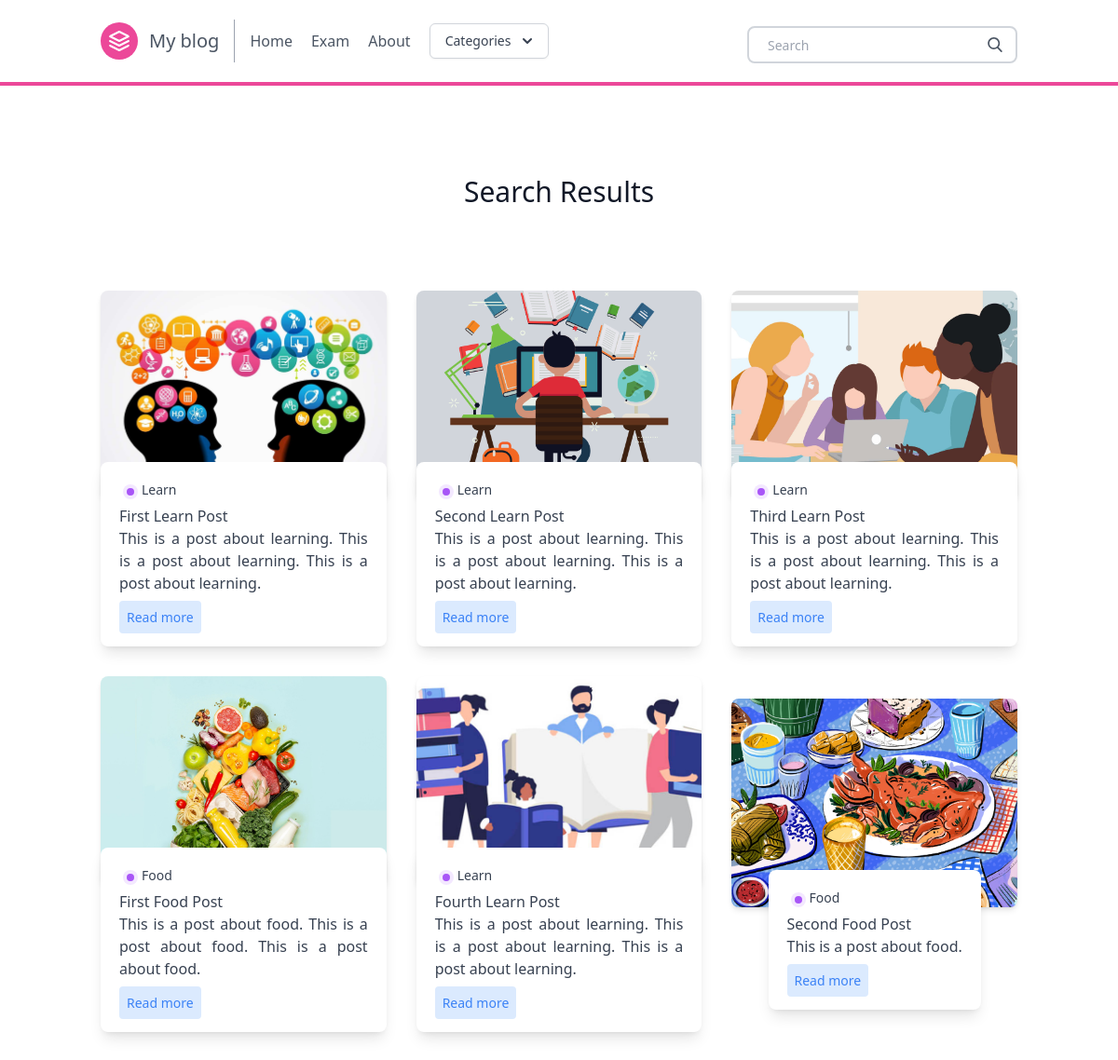
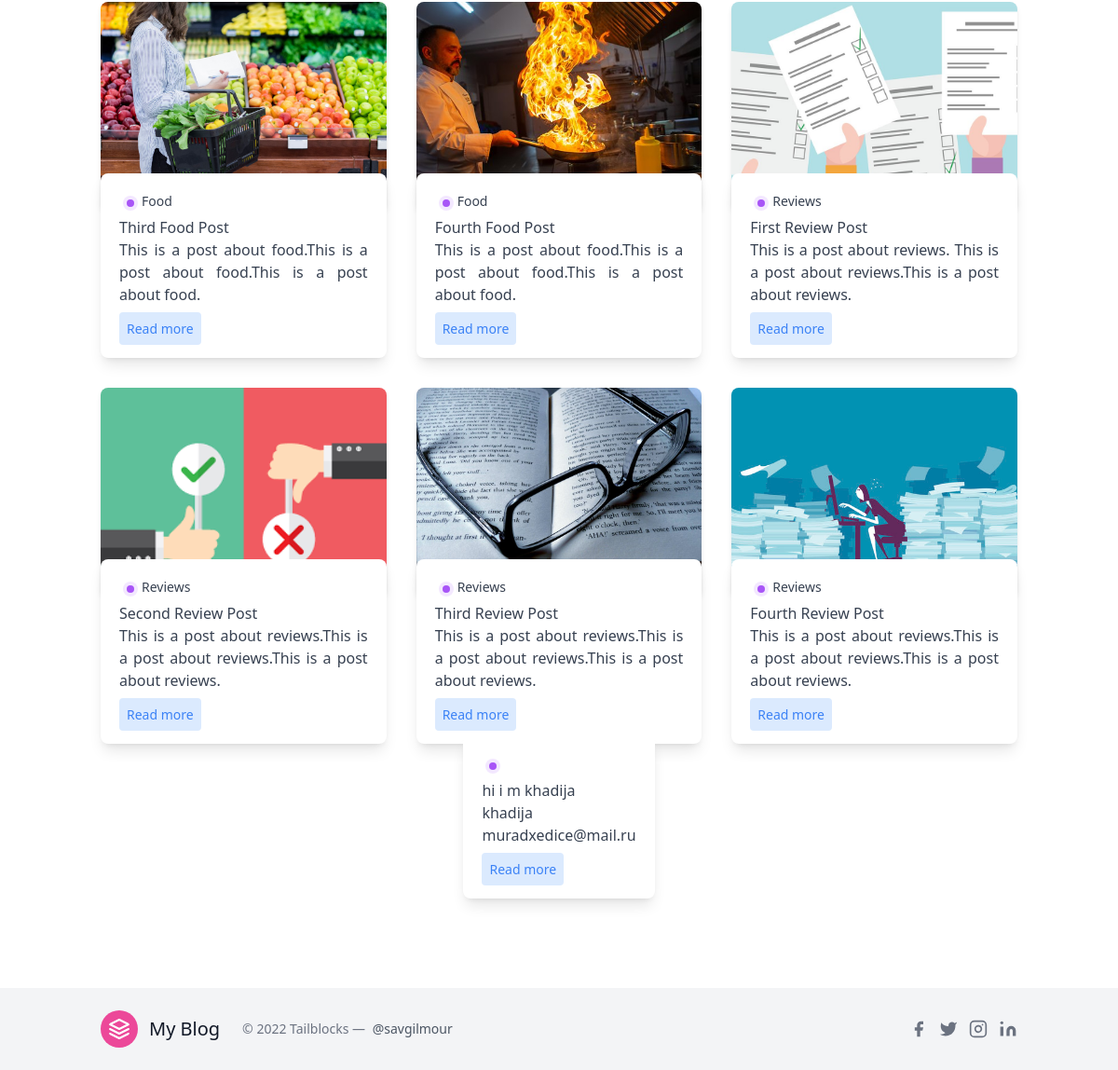
The app's page /search/ with its own data (2 pictures, top to bottom).
### posts/models.py (models this page shows, shortened)
class Post(models.Model):
    title = models.CharField(max_length=100)
    slug = models.SlugField()
    overview = models.TextField()
    timestamp = models.DateTimeField(auto_now_add=True)
    content = models.TextField()
    author = models.ForeignKey(Author, on_delete=models.CASCADE)
    thumbnail = models.ImageField()
    categories = models.ManyToManyField(Category)
    featured = models.BooleanField()
    views = models.IntegerField(default=0)

class Category(models.Model):
    title = models.CharField(max_length=20)
    subtitle = models.CharField(max_length=20)
    slug = models.SlugField()
    thumbnail = models.ImageField()

class Info(models.Model):
    email = models.EmailField()
    phone = models.BigIntegerField()
    about = models.TextField(max_length=200)
    name = models.CharField(max_length=50)
    profile_picture = models.ImageField()

### posts/views.py (the view, shortened to what this page needs)
# urls.py: path('search/', search, name = 'search'),
def search(request):
    queryset = Post.objects.all()
    query = request.GET.get('q')
    querysetinfo = Info.objects.all()
    querysetabout = Info.objects.all()
    context = {
        'object_list': queryset,
        'info_list': querysetinfo,
        'info_list': querysetabout,
    }
    return render(request, 'search_bar.html', context)

### posts/templatetags/markdown_extras.py (called while the page is built)
@register.simple_tag
def get_categories():
    return Category.objects.all()

### templates/search_bar.html
{% extends 'base.html' %}
{% block content %}
<section class="blog text-gray-700 body-font">
    <div class="container px-5 py-24 mx-auto">
      <div class="flex flex-wrap w-full mb-20 flex-col items-center text-center">
        <h1 class="sm:text-3xl text-2xl font-medium title-font mb-2 text-gray-900">
          Search Results</h1>
      </div>
      <div class="flex flex-wrap sm:-m-4 -mx-4 -mb-10 -mt-4">
        {% for obj in object_list %}
        <div class="p-4 md:w-1/3 md:mb-0 mb-6 flex flex-col justify-center items-center max-w-sm mx-auto">
          <div class="bg-gray-300 h-56 w-full rounded-lg shadow-md bg-cover bg-center" style="background-image: url('{{ obj.thumbnail.url }}')"></div>
          <div class=" w-70 bg-white -mt-10 shadow-lg rounded-lg overflow-hidden p-5">
            <div class="header-content inline-flex ">
              <div class="category-badge flex-1  h-4 w-4 m rounded-full m-1 bg-purple-100">
                <div class="h-2 w-2 rounded-full m-1 bg-purple-500 " ></div>
              </div>
              {% for category in obj.categories.all %}
              <div class="category-title flex-1 text-sm">
                {{ category.title }}
              </div>
              {% endfor %}
            </div>
              <div class="title-post font-medium">
              {{ obj.title }}
              </div>
              <div class="summary-post text-base text-justify">
                {{ obj.overview }}
              </div>
              <div class="mt-3">
              <a href="{% url 'post' obj.slug %}" class="bg-blue-100 text-blue-500 rounded p-2 text-sm ">
                Read more
              </a>
            </div>
          </div>
        </div>
        {% endfor %}
        {%if info_list%}
        {% for info in info_list %}
        <div class="p-4 md:w-1/3 md:mb-0 mb-6 flex flex-col justify-center items-center max-w-sm mx-auto">
          <div class=" w-70 bg-white -mt-10 shadow-lg rounded-lg overflow-hidden p-5">
            <div class="header-content inline-flex ">
              <div class="category-badge flex-1  h-4 w-4 m rounded-full m-1 bg-purple-100 ">
                <div class="h-2 w-2 flex rounded-full m-1 bg-purple-500 " ></div>
              </div>
            </div>
              <div class="title-post font-medium">
              {{ info.about}}
              </div>
              <div class="summary-post text-base text-justify">
                {{ info.name }}
              </div>
              <div class="summary-post text-base text-justify">
                {{ info.email }}
              </div>
              <div class="mt-3">
              <a href="{% url 'about'  %}" class="bg-blue-100 text-blue-500 rounded p-2 text-sm ">
                Read more
              </a>
            </div>
          </div>
        </div>
        {% endfor %}
        {%endif%}
      </div>
    </div>
</section>
{% endblock %}

### records on screen
Post: thumbnail (picture), title "First Learn Post", overview "This is a post about learning. This is a post about learning. This is a post about learning."
Category: title "Learn"
Post: thumbnail (picture), title "Second Learn Post", overview "This is a post about learning. This is a post about learning. This is a post about learning."
Post: thumbnail (picture), title "Third Learn Post", overview "This is a post about learning. This is a post about learning. This is a post about learning."
Post: thumbnail (picture), title "First Food Post", overview "This is a post about food. This is a post about food. This is a post about food."
Category: title "Food"
Post: thumbnail (picture), title "Fourth Learn Post", overview "This is a post about learning. This is a post about learning. This is a post about learning."
Post: thumbnail (picture), title "Second Food Post", overview "This is a post about food."
Post: thumbnail (picture), title "Third Food Post", overview "This is a post about food.This is a post about food.This is a post about food."
Post: thumbnail (picture), title "Fourth Food Post", overview "This is a post about food.This is a post about food.This is a post about food."
Post: thumbnail (picture), title "First Review Post", overview "This is a post about reviews. This is a post about reviews.This is a post about reviews."
Category: title "Reviews"
Post: thumbnail (picture), title "Second Review Post", overview "This is a post about reviews.This is a post about reviews.This is a post about reviews."
Post: thumbnail (picture), title "Third Review Post", overview "This is a post about reviews.This is a post about reviews.This is a post about reviews."
Post: thumbnail (picture), title "Fourth Review Post", overview "This is a post about reviews.This is a post about reviews.This is a post about reviews."
Info: about "hi i m khadija", name "khadija", email "muradxedice@mail.ru"
